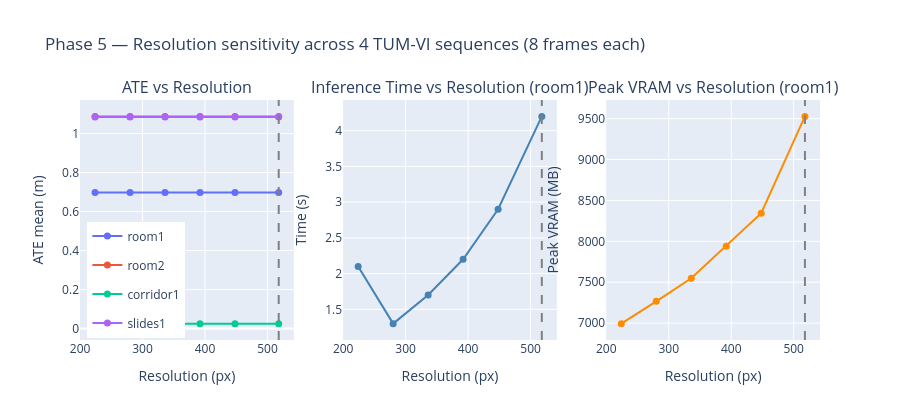

The notebook cell this image was saved under:
### Code cell
colors = px.colors.qualitative.Plotly

fig = make_subplots(
    rows=1, cols=3,
    subplot_titles=("ATE vs Resolution",
                    "Inference Time vs Resolution (room1)",
                    "Peak VRAM vs Resolution (room1)"),
)

for i, seq in enumerate(SEQUENCES):
    sub = df_multi[df_multi["sequence"] == seq].sort_values("resolution")
    fig.add_trace(go.Scatter(
        x=sub["resolution"], y=sub["ate_mean"],
        mode="lines+markers", name=seq,
        line=dict(color=colors[i], width=2), marker=dict(size=7),
        legendgroup=seq,
    ), row=1, col=1)

# Time and VRAM for room1 only
r1 = df_multi[(df_multi["sequence"] == "room1")].sort_values("resolution")
fig.add_trace(go.Scatter(
    x=r1["resolution"], y=r1["time_s"],
    mode="lines+markers", name="time (room1)",
    line=dict(color="steelblue", width=2), marker=dict(size=7),
    showlegend=False,
), row=1, col=2)
fig.add_trace(go.Scatter(
    x=r1["resolution"], y=r1["peak_mb"],
    mode="lines+markers", name="VRAM (room1)",
    line=dict(color="darkorange", width=2), marker=dict(size=7),
    showlegend=False,
), row=1, col=3)

for col in [1, 2, 3]:
    fig.add_vline(x=518, line_dash="dash", line_color="grey", row=1, col=col)

fig.update_xaxes(title_text="Resolution (px)")
fig.update_yaxes(title_text="ATE mean (m)",    row=1, col=1)
fig.update_yaxes(title_text="Time (s)",        row=1, col=2)
fig.update_yaxes(title_text="Peak VRAM (MB)",  row=1, col=3)
fig.update_layout(
    height=420,
    title_text="Phase 5 — Resolution sensitivity across 4 TUM-VI sequences (8 frames each)",
    legend=dict(x=0.01, y=0.01),
)
fig.show()

# Savings at 224px vs 518px (room1)
t224 = r1.loc[r1["resolution"]==224, "time_s"].values[0]
t518 = r1.loc[r1["resolution"]==518, "time_s"].values[0]
m224 = r1.loc[r1["resolution"]==224, "peak_mb"].values[0]
m518 = r1.loc[r1["resolution"]==518, "peak_mb"].values[0]
print(f"\n224 px vs 518 px (room1):")
print(f"  Time   : {t518:.1f}s → {t224:.1f}s  ({t518/t224:.1f}× faster)")
print(f"  VRAM   : {m518:.0f} MB → {m224:.0f} MB  ({100*(m518-m224)/m518:.0f}% saved)")
print(f"  ATE    : identical across all resolutions (resolution-invariant)")

### Figure 1 — Plotly figure (JSON) as saved in the notebook; plotly's stock layout.template omitted (floating-point values rounded to 4 significant figures)
{"data": [{"legendgroup": "room1", "line": {"color": "#636EFA", "width": 2}, "marker": {"size": 7}, "mode": "lines+markers", "name": "room1", "type": "scatter", "x": [224, 280, 336, 392, 448, 518], "xaxis": "x", "y": [0.6974, 0.6974, 0.6974, 0.6974, 0.6974, 0.6974], "yaxis": "y"}, {"legendgroup": "room2", "line": {"color": "#EF553B", "width": 2}, "marker": {"size": 7}, "mode": "lines+markers", "name": "room2", "type": "scatter", "x": [224, 280, 336, 392, 448, 518], "xaxis": "x", "y": [1.088, 1.088, 1.088, 1.088, 1.088, 1.088], "yaxis": "y"}, {"legendgroup": "corridor1", "line": {"color": "#00CC96", "width": 2}, "marker": {"size": 7}, "mode": "lines+markers", "name": "corridor1", "type": "scatter", "x": [224, 280, 336, 392, 448, 518], "xaxis": "x", "y": [0.0252, 0.0252, 0.0252, 0.0252, 0.0252, 0.0252], "yaxis": "y"}, {"legendgroup": "slides1", "line": {"color": "#AB63FA", "width": 2}, "marker": {"size": 7}, "mode": "lines+markers", "name": "slides1", "type": "scatter", "x": [224, 280, 336, 392, 448, 518], "xaxis": "x", "y": [1.085, 1.085, 1.085, 1.085, 1.085, 1.085], "yaxis": "y"}, {"line": {"color": "steelblue", "width": 2}, "marker": {"size": 7}, "mode": "lines+markers", "name": "time (room1)", "showlegend": false, "type": "scatter", "x": [224, 280, 336, 392, 448, 518], "xaxis": "x2", "y": [2.1, 1.3, 1.7, 2.2, 2.9, 4.2], "yaxis": "y2"}, {"line": {"color": "darkorange", "width": 2}, "marker": {"size": 7}, "mode": "lines+markers", "name": "VRAM (room1)", "showlegend": false, "type": "scatter", "x": [224, 280, 336, 392, 448, 518], "xaxis": "x3", "y": [6994.0, 7266.0, 7549.0, 7941.0, 8344.0, 9527.0], "yaxis": "y3"}], "layout": {"annotations": [{"font": {"size": 16}, "showarrow": false, "text": "ATE vs Resolution", "x": 0.1444, "xanchor": "center", "xref": "paper", "y": 1.0, "yanchor": "bottom", "yref": "paper"}, {"font": {"size": 16}, "showarrow": false, "text": "Inference Time vs Resolution (room1)", "x": 0.5, "xanchor": "center", "xref": "paper", "y": 1.0, "yanchor": "bottom", "yref": "paper"}, {"font": {"size": 16}, "showarrow": false, "text": "Peak VRAM vs Resolution (room1)", "x": 0.8556, "xanchor": "center", "xref": "paper", "y": 1.0, "yanchor": "bottom", "yref": "paper"}], "height": 420, "legend": {"x": 0.01, "y": 0.01}, "shapes": [{"line": {"color": "grey", "dash": "dash"}, "type": "line", "x0": 518, "x1": 518, "xref": "x", "y0": 0, "y1": 1, "yref": "y domain"}, {"line": {"color": "grey", "dash": "dash"}, "type": "line", "x0": 518, "x1": 518, "xref": "x2", "y0": 0, "y1": 1, "yref": "y2 domain"}, {"line": {"color": "grey", "dash": "dash"}, "type": "line", "x0": 518, "x1": 518, "xref": "x3", "y0": 0, "y1": 1, "yref": "y3 domain"}], "title": {"text": "Phase 5 — Resolution sensitivity across 4 TUM-VI sequences (8 frames each)"}, "xaxis": {"anchor": "y", "domain": [0.0, 0.2889], "title": {"text": "Resolution (px)"}}, "xaxis2": {"anchor": "y2", "domain": [0.3556, 0.6444], "title": {"text": "Resolution (px)"}}, "xaxis3": {"anchor": "y3", "domain": [0.7111, 1.0], "title": {"text": "Resolution (px)"}}, "yaxis": {"anchor": "x", "domain": [0.0, 1.0], "title": {"text": "ATE mean (m)"}}, "yaxis2": {"anchor": "x2", "domain": [0.0, 1.0], "title": {"text": "Time (s)"}}, "yaxis3": {"anchor": "x3", "domain": [0.0, 1.0], "title": {"text": "Peak VRAM (MB)"}}}}
